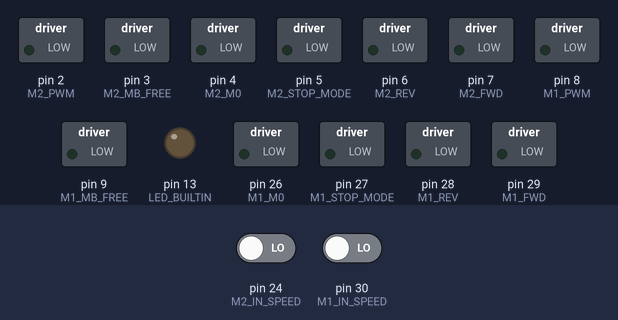
Bench run of a sketch on a simulated Teensy 4. On the bench: switched loads named in the sketch (green lamp = pin HIGH), output pins drawn as LEDs (lit = HIGH). The test bench sets the inputs (shaded band); at power-on: pin 24 (M2_IN_SPEED) LOW, pin 30 (M1_IN_SPEED) LOW. What the sketch prints to the serial monitor is not drawn.

Above: at 0.0 s.
At 0.45 s:
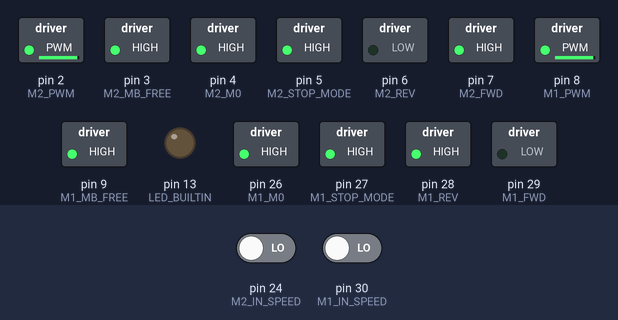
At 2.25 s:
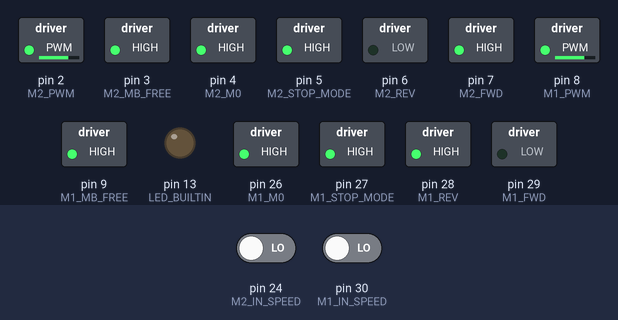
At 6.46 s:
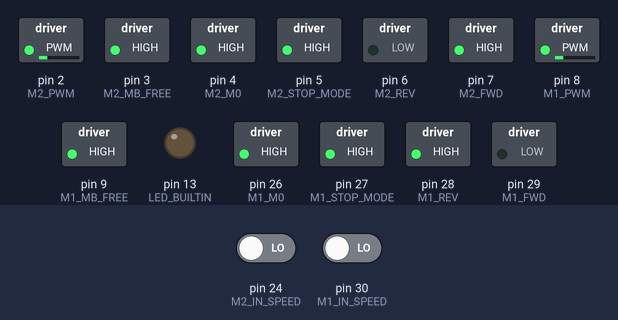
At 16.16 s:
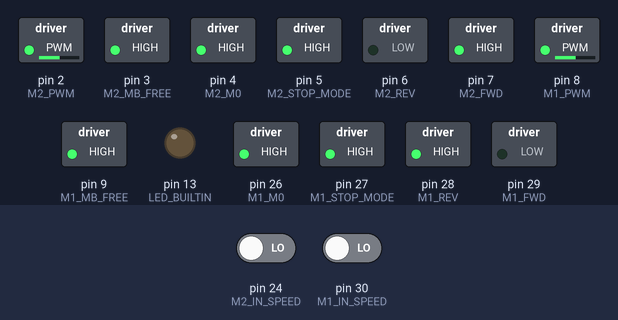
At 32.2 s:
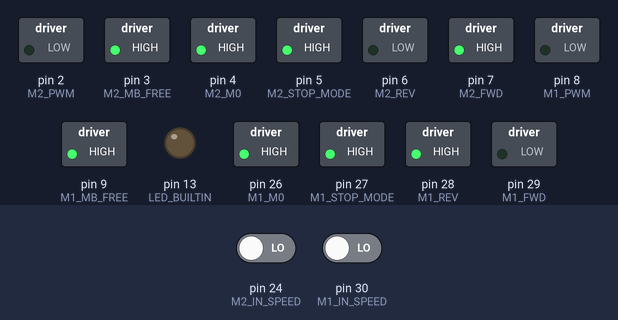
Timing chart, 0 to 40.0 s (numbered marks = the images above):
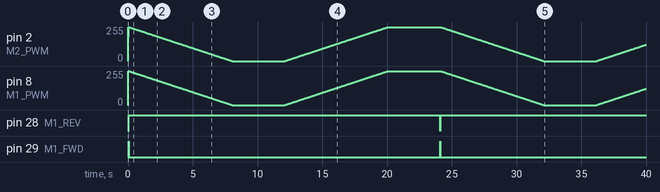

Measured:
- by itself, pin 28 (M1_REV): LOW → HIGH at 0.06 s, → LOW 24.0 s later, → HIGH 0.02 s later
- by itself, pin 29 (M1_FWD): alternates HIGH for 0.02 s and LOW for 24.0 s

The sketch:

IO_ALL_LED_TEENSY_30MT.ino
```cpp
#define M1_FWD 29
#define M1_REV 28
#define M1_STOP_MODE 27
#define M1_M0 26
#define M1_MB_FREE 9
#define M1_PWM 8
#define M1_IN_SPEED 30

#define M2_FWD 7
#define M2_REV 6
#define M2_STOP_MODE 5
#define M2_M0 4
#define M2_MB_FREE 3
#define M2_PWM 2
#define M2_IN_SPEED 24
long int time_ms1,time_ms2;
long old_dt=4000;
float speedIn2=0.0;
float speedIn1=0.0;
float speedOut2=0.0;
float speedOut1=0.0;

void readSpeed2();
void motorInit2()
{
    pinMode(M2_FWD,OUTPUT);
    pinMode(M2_REV,OUTPUT);
    pinMode(M2_STOP_MODE,OUTPUT);
    pinMode(M2_M0,OUTPUT);
    pinMode(M2_MB_FREE,OUTPUT);
    pinMode(M2_PWM,OUTPUT);
    pinMode(M2_IN_SPEED,INPUT);
    delay(10);
    digitalWrite(M2_STOP_MODE,HIGH);//Deceleration stop
    digitalWrite(M2_MB_FREE,HIGH);//electromagnetic brake released
    digitalWrite(M2_M0,HIGH);//electromagnetic brake released
    analogWrite(M2_PWM,256);
    attachInterrupt(digitalPinToInterrupt(M2_IN_SPEED), readSpeed2, RISING);
}
void motorInit1()
{
    pinMode(M1_FWD,OUTPUT);
    pinMode(M1_REV,OUTPUT);
    pinMode(M1_STOP_MODE,OUTPUT);
    pinMode(M1_M0,OUTPUT);
    pinMode(M1_MB_FREE,OUTPUT);
    pinMode(M1_PWM,OUTPUT);
    pinMode(M1_IN_SPEED,INPUT);
    delay(10);
    digitalWrite(M1_STOP_MODE,HIGH);//Deceleration stop
    digitalWrite(M1_MB_FREE,HIGH);//electromagnetic brake released
    digitalWrite(M1_M0,HIGH);//electromagnetic brake released
    analogWrite(M1_PWM,256);
    attachInterrupt(digitalPinToInterrupt(M1_IN_SPEED), readSpeed1, RISING);
}
void setMotorSpeed1(float speed)
{
  if(speed<=0)
  {
    digitalWrite(M1_FWD,HIGH);
    digitalWrite(M1_REV,LOW);}
  else
  {
    digitalWrite(M1_FWD,LOW);
    digitalWrite(M1_REV,HIGH);
    }
  float outspeed=abs(speed);
  if(outspeed>1)outspeed=1;
  int pwm_value = (1.0-outspeed)*256;
  analogWrite(M1_PWM,pwm_value);
}
void setMotorSpeed2(float speed)
{
  if(speed>=0)
  {
    digitalWrite(M2_FWD,HIGH);
    digitalWrite(M2_REV,LOW);}
  else
  {
    digitalWrite(M2_FWD,LOW);
    digitalWrite(M2_REV,HIGH);
    }
  float outspeed=abs(speed);
  if(outspeed>1)outspeed=1;
  int pwm_value = (1.0-outspeed)*256;
  analogWrite(M2_PWM,pwm_value);
}

void reportData()
{
  Serial.print(speedOut2);
  Serial.print(",");
  Serial.print(speedIn2/1200.0);
  Serial.print(",");
  Serial.println(speedIn1/1200.0);
  if((micros() - time_ms2)>20000)speedIn2=0;
  if((micros() - time_ms1)>20000)speedIn1=0;
}

IntervalTimer myTimer;
// the setup function runs once when you press reset or power the board
void setup() {
  Serial.begin(1000000);
  pinMode(LED_BUILTIN, OUTPUT);
   motorInit2();
   motorInit1();
        setMotorSpeed2(0.3);
        myTimer.begin(reportData, 15000);
        analogWriteFrequency(M2_PWM, 500);
        analogWriteFrequency(M1_PWM, 500);
}

void readSpeed2()
{
  long int  dt_ppm;
  int trig = digitalRead(M2_IN_SPEED);
  if (trig==1) { //only care about rising edge
      dt_ppm = micros() - time_ms2;
      if(dt_ppm<100)return;
      time_ms2 = micros();

      old_dt+=(dt_ppm-old_dt);
      speedIn2=(1000000.0/old_dt)*2.0;

    }

}
void readSpeed1()
{
  long int  dt_ppm;
  int trig = digitalRead(M1_IN_SPEED);
  if (trig==1) { //only care about rising edge
      dt_ppm = micros() - time_ms1;
      if(dt_ppm<100)return;
      time_ms1 = micros();

      old_dt+=(dt_ppm-old_dt);
      speedIn1=(1000000.0/old_dt)*2.0;

    }

}
// the loop function runs over and over again forever
void loop() {

  // digitalWrite(LED_BUILTIN,HIGH);
  // int m2in = digitalRead(M2_IN_SPEED);
  // Serial.println(m2in);
  speedOut2=0.3;

  for(speedOut2=0;speedOut2<=1.0;speedOut2+=0.0025)
  {
    delay(20);
  setMotorSpeed2(speedOut2);
   setMotorSpeed1(speedOut2);
  }


  delay(4000);

  for(speedOut2=1;speedOut2>=0.0;speedOut2-=0.0025)
  {
    delay(20);
    setMotorSpeed2(speedOut2);
    setMotorSpeed1(speedOut2);
  }
  delay(4000);
}
```
